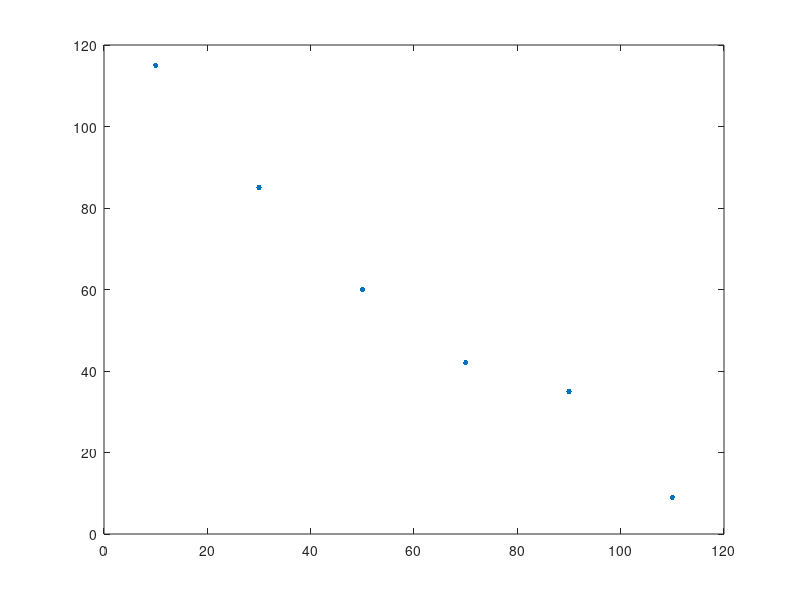

Source code (MATLAB):
x_points = [10 30 50 70 90 110];
y_points = fliplr([9 35 42 60 85 115]);
plot(x_points, y_points, '.', 'MarkerSize', 12);


prms = polyfit(x_points,y_points,1);
rico = prms(1);
b = prms(2);
phi = atand(rico);
if (x_points(end)-x_points(1) < 0 && y_points(end)-y_points(1) < 0)
    actual_orientation = phi - 180;
elseif(x_points(end)-x_points(1) < 0 && y_points(end)-y_points(1) > 0)
    actual_orientation = phi+180;
elseif(x_points(end)-x_points(1) > 0 && y_points(end)-y_points(1) < 0)
    actual_orientation = phi;
else
    actual_orientation = phi;
end
    
